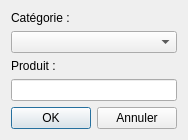
<?xml version="1.0" encoding="UTF-8"?>
<ui version="4.0">
 <class>ProductDialog</class>
 <widget class="QDialog" name="ProductDialog">
  <property name="geometry">
   <rect>
    <x>0</x>
    <y>0</y>
    <width>176</width>
    <height>139</height>
   </rect>
  </property>
  <property name="windowTitle">
   <string>Produit</string>
  </property>
  <layout class="QVBoxLayout" name="verticalLayout_3">
   <item>
    <layout class="QVBoxLayout" name="verticalLayout">
     <item>
      <widget class="QLabel" name="label">
       <property name="text">
        <string>Catégorie :</string>
       </property>
      </widget>
     </item>
     <item>
      <widget class="QComboBox" name="categoryCBox"/>
     </item>
    </layout>
   </item>
   <item>
    <layout class="QVBoxLayout" name="verticalLayout_2">
     <item>
      <widget class="QLabel" name="label_2">
       <property name="text">
        <string>Produit :</string>
       </property>
      </widget>
     </item>
     <item>
      <widget class="QLineEdit" name="productEdit"/>
     </item>
    </layout>
   </item>
   <item>
    <layout class="QHBoxLayout" name="horizontalLayout">
     <item>
      <widget class="QPushButton" name="acceptButton">
       <property name="text">
        <string>OK</string>
       </property>
      </widget>
     </item>
     <item>
      <widget class="QPushButton" name="rejectButton">
       <property name="text">
        <string>Annuler</string>
       </property>
      </widget>
     </item>
    </layout>
   </item>
  </layout>
 </widget>
 <resources/>
 <connections>
  <connection>
   <sender>acceptButton</sender>
   <signal>clicked()</signal>
   <receiver>ProductDialog</receiver>
   <slot>accept()</slot>
   <hints>
    <hint type="sourcelabel">
     <x>47</x>
     <y>116</y>
    </hint>
    <hint type="destinationlabel">
     <x>87</x>
     <y>69</y>
    </hint>
   </hints>
  </connection>
  <connection>
   <sender>rejectButton</sender>
   <signal>clicked()</signal>
   <receiver>ProductDialog</receiver>
   <slot>reject()</slot>
   <hints>
    <hint type="sourcelabel">
     <x>128</x>
     <y>116</y>
    </hint>
    <hint type="destinationlabel">
     <x>87</x>
     <y>69</y>
    </hint>
   </hints>
  </connection>
 </connections>
</ui>
